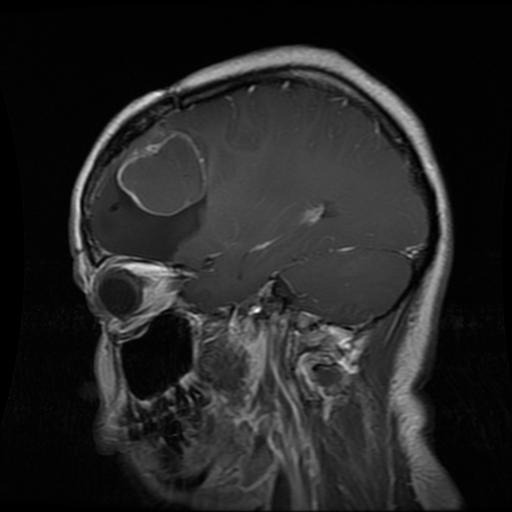
#> input picture Brain-Tumor-Dataset/Training/glioma_tumor/gg (122).jpg, 512 x 512 px, found by its file name; its folder holds only this picture in this run
$ jupyter execute --allow-errors 'Brain Tumor Classification using Keras.ipynb'   (shell and % lines are left out)
#> lines starting #> are read from the running program, lines starting #| are printed output that depends on the picture; after the words box and inside, x2 and y2 are one past the last pixel; in counts of white or black regions, pixels touching at a corner belong together
# Brain Tumor Classification using Keras

## Clone the Github Repo to access the Dataset

## Import necessary Libraries

[cell 1]
import os
import random
from tqdm import tqdm
import numpy as np
import pandas as pd
import matplotlib.pyplot as plt
import seaborn as sns

import cv2
import tensorflow as tf
from tensorflow.keras.preprocessing.image import load_img,ImageDataGenerator, array_to_img
from tensorflow.keras.applications import EfficientNetB1

from tensorflow.keras.models import Model
from tensorflow.keras.layers import Flatten,Dense,Conv2D,Dropout,GlobalAveragePooling2D

from tensorflow.keras.optimizers import Adam
from tensorflow.keras.callbacks import ModelCheckpoint,EarlyStopping
import imutils

import warnings
warnings.filterwarnings("ignore")

## Creating Directories to store Cropped Images

[cell 2]
# Create Directory for Training Data
os.mkdir("D:\\PROJECTS\\Jupyter Notebook Projects\\Deep Learning\\Brain Tumor Classification using Keras\\CropBrainMRI")
os.mkdir("D:\\PROJECTS\\Jupyter Notebook Projects\\Deep Learning\\Brain Tumor Classification using Keras\\CropBrainMRI\\glioma_tumor")
os.mkdir("D:\\PROJECTS\\Jupyter Notebook Projects\\Deep Learning\\Brain Tumor Classification using Keras\\CropBrainMRI\\meningioma_tumor")
os.mkdir("D:\\PROJECTS\\Jupyter Notebook Projects\\Deep Learning\\Brain Tumor Classification using Keras\\CropBrainMRI\\no_tumor")
os.mkdir("D:\\PROJECTS\\Jupyter Notebook Projects\\Deep Learning\\Brain Tumor Classification using Keras\\CropBrainMRI\\pituitary_tumor")

[cell 3]
# Create Directory for Testing Data
os.mkdir("D:\\PROJECTS\\Jupyter Notebook Projects\\Deep Learning\\Brain Tumor Classification using Keras\\Test-Data")
os.mkdir("D:\\PROJECTS\\Jupyter Notebook Projects\\Deep Learning\\Brain Tumor Classification using Keras\\Test-Data\\glioma_tumor")
os.mkdir("D:\\PROJECTS\\Jupyter Notebook Projects\\Deep Learning\\Brain Tumor Classification using Keras\\Test-Data\\meningioma_tumor")
os.mkdir("D:\\PROJECTS\\Jupyter Notebook Projects\\Deep Learning\\Brain Tumor Classification using Keras\\Test-Data\\no_tumor")
os.mkdir("D:\\PROJECTS\\Jupyter Notebook Projects\\Deep Learning\\Brain Tumor Classification using Keras\\Test-Data\\pituitary_tumor")

## Data Visualization

[cell 4]
train_dir = "D:\\PROJECTS\\Jupyter Notebook Projects\\Deep Learning\\Brain Tumor Classification using Keras\\Brain-Tumor-Dataset\\Training\\"
test_dir = "D:\\PROJECTS\\Jupyter Notebook Projects\\Deep Learning\\Brain Tumor Classification using Keras\\Brain-Tumor-Dataset\\Testing\\"
classes = os.listdir("D:\\PROJECTS\\Jupyter Notebook Projects\\Deep Learning\\Brain Tumor Classification using Keras\\Brain-Tumor-Dataset\\Training")
files_path_dict = {}

for c in classes:
  files_path_dict[c] = list(map(lambda x :train_dir+c+'/'+x, os.listdir(train_dir+c)))


plt.figure(figsize=(17,17))
index = 0

#> (the rest of this cell did not finish here and is left out)

## Create a Function to Crop Images

[cell 5]
def crop_image(image, plot=False):

    img_gray = cv2.cvtColor(image, cv2.COLOR_BGR2GRAY)
    img_gray = cv2.GaussianBlur(img_gray, (5, 5), 0)

    img_thresh = cv2.threshold(img_gray, 45, 255, cv2.THRESH_BINARY)[1]
    img_thresh = cv2.erode(img_thresh, None, iterations=2)
    img_thresh = cv2.dilate(img_thresh, None, iterations=2)

    contours = cv2.findContours(img_thresh.copy(), cv2.RETR_EXTERNAL, cv2.CHAIN_APPROX_SIMPLE)
    contours = imutils.grab_contours(contours)
    c = max(contours, key=cv2.contourArea)

    extLeft = tuple(c[c[:, :, 0].argmin()][0])
    extRight = tuple(c[c[:, :, 0].argmax()][0])
    extTop = tuple(c[c[:, :, 1].argmin()][0])
    extBot = tuple(c[c[:, :, 1].argmax()][0])

    new_image = image[extTop[1]:extBot[1], extLeft[0]:extRight[0]]

    if plot:
        plt.figure()
        plt.subplot(1, 2, 1)
        plt.imshow(image)
        plt.tick_params(axis='both', which='both', top=False, bottom=False, left=False, right=False,labelbottom=False, labeltop=False, labelleft=False, labelright=False)
        plt.title('Original Image')
        plt.subplot(1, 2, 2)
        plt.imshow(new_image)
        plt.tick_params(axis='both', which='both',top=False, bottom=False, left=False, right=False,labelbottom=False, labeltop=False, labelleft=False, labelright=False)
        plt.title('Cropped Image')
        plt.show()

    return new_image

[cell 6]
example_img = cv2.imread("D:\\PROJECTS\\Jupyter Notebook Projects\\Deep Learning\\Brain Tumor Classification using Keras\\Brain-Tumor-Dataset\\Training\\glioma_tumor\\gg (101).jpg")
#> (the rest of this cell did not finish here and is left out)

## Saving The Cropped Images

[cell 7]
# Crop the Training Images and Save it to the Directory we previously cretaed
glioma = train_dir + "glioma_tumor"
meningioma = train_dir + "meningioma_tumor"
no_tumor = train_dir + "no_tumor"
pituitary = train_dir + "pituitary_tumor"

j = 0
for i in tqdm(os.listdir(glioma)):
  path = os.path.join(glioma, i)
  img = cv2.imread(path)
#> img is the input picture: shape (512, 512, 3); min 0, max 254, mean 36.9
  img = crop_image(img, plot=False)
#> call 2 of crop_image, with plot = False
#> in crop_image (call 2), `img_thresh = cv2.threshold(img_gray, 45, 255, cv2.THRESH_BINARY)[1]`: img_thresh: shape (512, 512); 41.8% white; 44 white regions (29 under 20 px), largest, box (x1, y1, x2, y2) and area: (69, 45, 458, 511) 107002, (279, 69, 374, 110) 819, (123, 441, 159, 488) 807
#> in crop_image (call 2), `img_thresh = cv2.erode(img_thresh, None, iterations=2)`: img_thresh: shape (512, 512); 33.5% white; 27 white regions (20 under 20 px), largest, box (x1, y1, x2, y2) and area: (71, 48, 455, 508) 86743, (132, 445, 156, 485) 378, (289, 72, 357, 97) 300
#> in crop_image (call 2), `img_thresh = cv2.dilate(img_thresh, None, iterations=2)`:
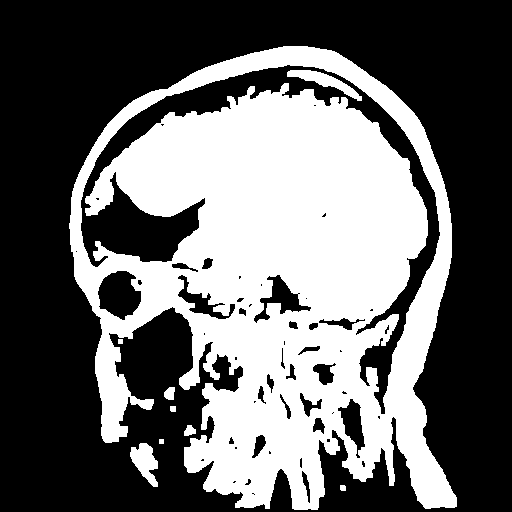
#> img_thresh: shape (512, 512); 40.7% white; 9 white regions
#> in crop_image (call 2), `contours = cv2.findContours(img_thresh.copy(), cv2.RETR_EXTERNAL, cv2...`: contours = 8 contours, 2 with area under 20; largest, box (x1, y1, x2, y2) and area: (69, 46, 457, 510) 126644, (130, 443, 158, 487) 642, (164, 387, 175, 400) 94, (184, 425, 196, 436) 76, (170, 406, 176, 412) 24, (340, 485, 346, 491) 24
#> in crop_image (call 2), `c = max(contours, key=cv2.contourArea)`: c = contour of 1135 points, box (x1, y1, x2, y2) (69, 46, 457, 510), area 126644
#> in crop_image (call 2), `extLeft = tuple(c[c[:, :, 0].argmin()][0])`: extLeft = (69, 223)
#> in crop_image (call 2), `extRight = tuple(c[c[:, :, 0].argmax()][0])`: extRight = (456, 506)
#> in crop_image (call 2), `extTop = tuple(c[c[:, :, 1].argmin()][0])`: extTop = (283, 46)
#> in crop_image (call 2), `extBot = tuple(c[c[:, :, 1].argmax()][0])`: extBot = (294, 509)
#> in crop_image (call 2), `new_image = image[extTop[1]:extBot[1], extLeft[0]:extRight[0]]`:
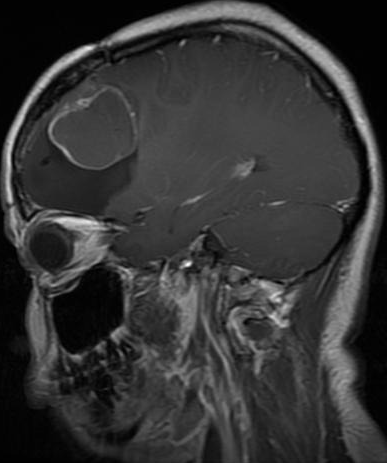
#> new_image: shape (463, 387, 3); min 0, max 254, mean 52.7
  if img is not None:
    img = cv2.resize(img, (224, 224))
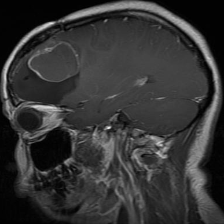
#> img: shape (224, 224, 3); min 0, max 234, mean 52.5
    save_path = "D:\\PROJECTS\\Jupyter Notebook Projects\\Deep Learning\\Brain Tumor Classification using Keras\\CropBrainMRI\\glioma_tumor\\" + str(j) + ".jpg"
    cv2.imwrite(save_path, img)
    j = j+1

j = 0
for i in tqdm(os.listdir(meningioma)):
  path = os.path.join(meningioma, i)
  img = cv2.imread(path)
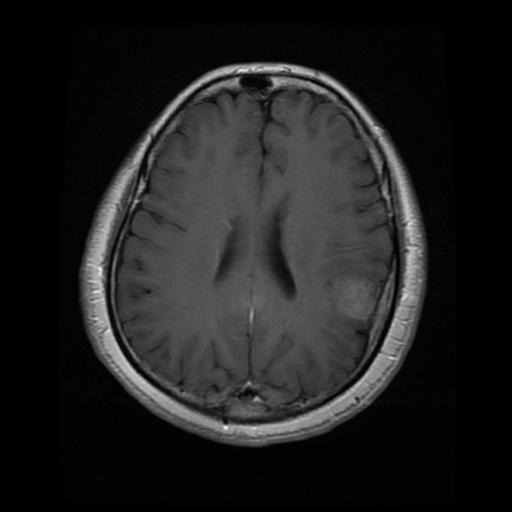
#> input picture Brain-Tumor-Dataset/Training/meningioma_tumor/m (130).jpg, 512 x 512 px, found by its file name
#> img is the input picture: shape (512, 512, 3); min 0, max 247, mean 31.5

  if img is not None:
    img = crop_image(img, plot=False)
#> call 3 of crop_image, with plot = False
#> in crop_image (call 3), `img_thresh = cv2.threshold(img_gray, 45, 255, cv2.THRESH_BINARY)[1]`: img_thresh: shape (512, 512); 35.3% white; 2 white regions (1 under 20 px), largest, box (x1, y1, x2, y2) and area: (80, 62, 426, 447) 92493
#> in crop_image (call 3), `img_thresh = cv2.erode(img_thresh, None, iterations=2)`: img_thresh: shape (512, 512); 29.9% white; 5 white regions (2 under 20 px), largest, box (x1, y1, x2, y2) and area: (82, 64, 424, 444) 78166, (196, 78, 240, 101) 242, (291, 403, 307, 408) 44
#> in crop_image (call 3), `img_thresh = cv2.dilate(img_thresh, None, iterations=2)`:
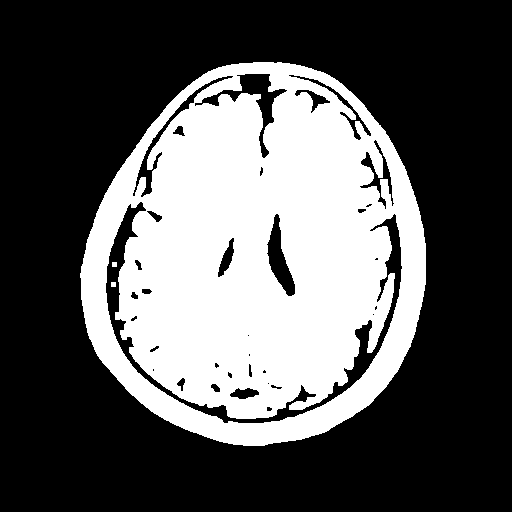
#> img_thresh: shape (512, 512); 34.9% white; 3 white regions
#> in crop_image (call 3), `contours = cv2.findContours(img_thresh.copy(), cv2.RETR_EXTERNAL, cv2...`: contours = 1 contour; box (x1, y1, x2, y2) and area: (80, 62, 426, 446) 101981
#> in crop_image (call 3), `c = max(contours, key=cv2.contourArea)`: c = contour of 495 points, box (x1, y1, x2, y2) (80, 62, 426, 446), area 101981
#> in crop_image (call 3), `extLeft = tuple(c[c[:, :, 0].argmin()][0])`: extLeft = (80, 273)
#> in crop_image (call 3), `extRight = tuple(c[c[:, :, 0].argmax()][0])`: extRight = (425, 284)
#> in crop_image (call 3), `extTop = tuple(c[c[:, :, 1].argmin()][0])`: extTop = (253, 62)
#> in crop_image (call 3), `extBot = tuple(c[c[:, :, 1].argmax()][0])`: extBot = (243, 445)
#> in crop_image (call 3), `new_image = image[extTop[1]:extBot[1], extLeft[0]:extRight[0]]`:
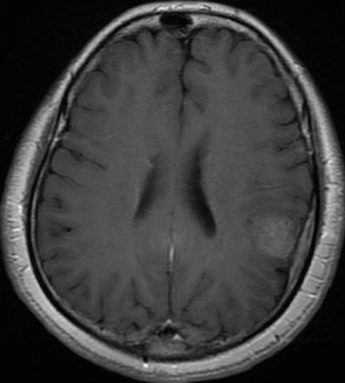
#> new_image: shape (383, 345, 3); min 0, max 247, mean 61
    img = cv2.resize(img, (224,224))
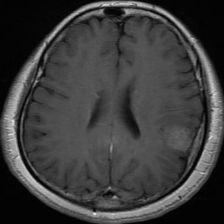
#> img: shape (224, 224, 3); min 0, max 236, mean 60.9
    save_path = " D:\\PROJECTS\\Jupyter Notebook Projects\\Deep Learning\\Brain Tumor Classification using Keras\\CropBrainMRI\\meningioma_tumor\\" + str(j) + ".jpg"
    cv2.imwrite(save_path, img)
    j = j+1

j = 0
for i in tqdm(os.listdir(no_tumor)):
  path = os.path.join(no_tumor, i)
  img = cv2.imread(path)
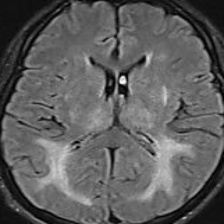
#> input picture Test-Data/no_tumor/1.jpg, 224 x 224 px, found by its file name
#> img is the input picture: shape (224, 224, 3); min 0, max 254, mean 93.9
  img = crop_image(img, plot=False)
#> call 4 of crop_image, with plot = False
#> in crop_image (call 4), `img_thresh = cv2.threshold(img_gray, 45, 255, cv2.THRESH_BINARY)[1]`: img_thresh: shape (224, 224); 82.8% white; 30 black regions (15 under 20 px), largest, box (x1, y1, x2, y2) and area: (0, 0, 71, 133) 2940, (106, 0, 224, 100) 2102, (0, 144, 76, 224) 927
#> in crop_image (call 4), `img_thresh = cv2.erode(img_thresh, None, iterations=2)`: img_thresh: shape (224, 224); 73.5% white; 21 black regions, largest, box (x1, y1, x2, y2) and area: (0, 0, 73, 135) 4028, (104, 0, 224, 102) 3213, (142, 150, 224, 224) 2271
#> in crop_image (call 4), `img_thresh = cv2.dilate(img_thresh, None, iterations=2)`:
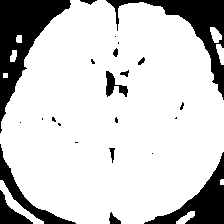
#> img_thresh: shape (224, 224); 80.5% white; 24 black regions (12 under 20 px)
#> in crop_image (call 4), `contours = cv2.findContours(img_thresh.copy(), cv2.RETR_EXTERNAL, cv2...`: contours = 9 contours, 2 with area under 20; largest, box (x1, y1, x2, y2) and area: (0, 0, 224, 224) 39556, (0, 180, 44, 224) 361, (210, 27, 222, 43) 106, (176, 211, 195, 224) 99, (216, 44, 224, 65) 88, (10, 50, 17, 62) 50, (16, 35, 22, 43) 33
#> in crop_image (call 4), `c = max(contours, key=cv2.contourArea)`: c = contour of 325 points, box (x1, y1, x2, y2) (0, 0, 224, 224), area 39556
#> in crop_image (call 4), `extLeft = tuple(c[c[:, :, 0].argmin()][0])`: extLeft = (0, 133)
#> in crop_image (call 4), `extRight = tuple(c[c[:, :, 0].argmax()][0])`: extRight = (223, 151)
#> in crop_image (call 4), `extTop = tuple(c[c[:, :, 1].argmin()][0])`: extTop = (70, 0)
#> in crop_image (call 4), `extBot = tuple(c[c[:, :, 1].argmax()][0])`: extBot = (76, 223)
#> in crop_image (call 4), `new_image = image[extTop[1]:extBot[1], extLeft[0]:extRight[0]]`:
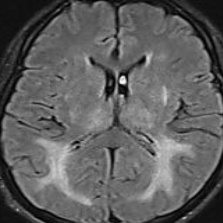
#> new_image: shape (223, 223, 3); min 0, max 254, mean 94.4
  if img is not None:
    img = cv2.resize(img, (224, 224))
    save_path = "D:\\PROJECTS\\Jupyter Notebook Projects\\Deep Learning\\Brain Tumor Classification using Keras\\CropBrainMRI\\Crop-Brain-MRI\\no_tumor\\" + str(j) + ".jpg"
    cv2.imwrite(save_path, img)
    j = j+1

j = 0
#> (the rest of this cell did not finish here and is left out)

[cell 8]
# Crop the Testing Images and Save it to the Directory we previously cretaed
test_glioma = test_dir + "glioma_tumor"
test_meningioma = test_dir + "meningioma_tumor"
test_no_tumour = test_dir + "no_tumor"
test_pituitary = test_dir + "pituitary_tumor"

j = 0
for i in tqdm(os.listdir(test_glioma)):
    path = os.path.join(test_glioma,i)
    img = cv2.imread(path)
    img = crop_image(img, plot=False)
#> in crop_image (call 5), `contours = cv2.findContours(img_thresh.copy(), cv2.RETR_EXTERNAL, cv2...`: contours = 8 contours, 2 with area under 20; largest, box (x1, y1, x2, y2) and area: (69, 46, 457, 510) 126644, (130, 443, 158, 487) 642, (164, 387, 175, 400) 94, (184, 425, 196, 436) 76, (170, 406, 176, 412) 24, (340, 485, 346, 491) 24
    if img is not None:
      img = cv2.resize(img,(224,224))
      save_path = 'D:\\PROJECTS\\Jupyter Notebook Projects\\Deep Learning\\Brain Tumor Classification using Keras\\Test-Data\\glioma_tumor\\' + str(j) + '.jpg'
      cv2.imwrite(save_path, img)
      j = j + 1

j = 0
for i in tqdm(os.listdir(test_meningioma)):
    path = os.path.join(test_meningioma,i)
    img = cv2.imread(path)
    img = crop_image(img, plot=False)
#> in crop_image (call 6), `contours = cv2.findContours(img_thresh.copy(), cv2.RETR_EXTERNAL, cv2...`: contours = 1 contour; box (x1, y1, x2, y2) and area: (80, 62, 426, 446) 101981
    if img is not None:
      img = cv2.resize(img,(224,224))
      save_path = 'D:\\PROJECTS\\Jupyter Notebook Projects\\Deep Learning\\Brain Tumor Classification using Keras\\Test-Data\\meningioma_tumor\\' + str(j) + '.jpg'
      cv2.imwrite(save_path, img)
      j = j + 1


j = 0
for i in tqdm(os.listdir(test_no_tumour)):
    path = os.path.join(test_no_tumour,i)
    img = cv2.imread(path)
    img = crop_image(img, plot=False)
#> in crop_image (call 7), `contours = cv2.findContours(img_thresh.copy(), cv2.RETR_EXTERNAL, cv2...`: contours = 9 contours, 2 with area under 20; largest, box (x1, y1, x2, y2) and area: (0, 0, 224, 224) 39556, (0, 180, 44, 224) 361, (210, 27, 222, 43) 106, (176, 211, 195, 224) 99, (216, 44, 224, 65) 88, (10, 50, 17, 62) 50, (16, 35, 22, 43) 33
